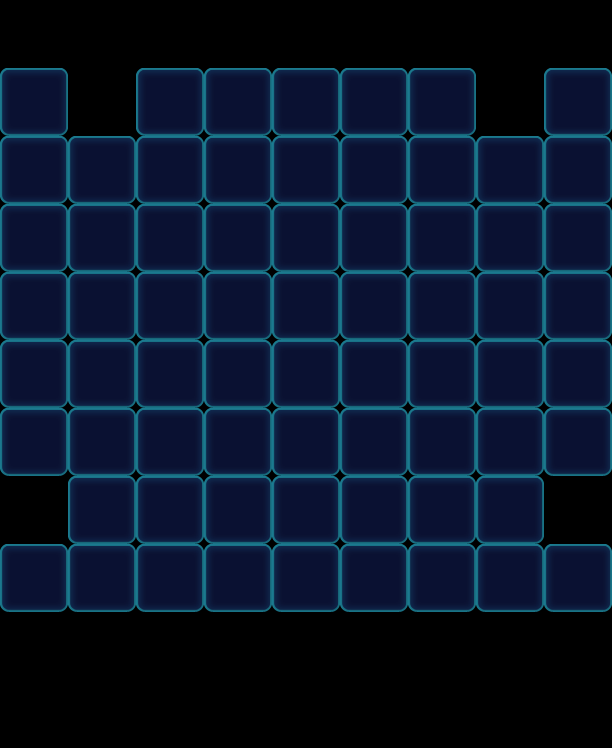

A level layout from a 2D game, rendered from its tile map. Below: a short description, then the map file with tile-grid data replaced by summaries:
An orthogonal 9x11 tile map with 68x68 px tiles, 1 tile layer (Valid), 2 tilesets and 115 objects (37x Floor, 20x Monster, 20x Lock, 11x Factory_Normal, 10x Ice, ...).

<map version="1.0" orientation="orthogonal" width="9" height="11" tilewidth="68" tileheight="68">
 <tileset firstgid="1" name="game_grid1" tilewidth="68" tileheight="68">
  <image source="game_grid1.png" width="68" height="68" />
 </tileset>
 <tileset firstgid="2" name="map" tilewidth="68" tileheight="68">
  <image source="map.png" width="1024" height="1024" />
 </tileset>
 <layer name="Valid" width="9" height="11">
  <data>[99 cells, 68 non-empty, 1 distinct tile ids]</data>
 </layer>
 <objectgroup name="BottomObj" width="9" height="11">
  <object type="Floor" gid="33" x="0" y="136">
   <properties>
    <property name="Layers" value="2" />
   </properties>
  </object>
  <object type="Floor" gid="33" x="136" y="340">
   <properties>
    <property name="Layers" value="2" />
   </properties>
  </object>
  <object type="Floor" gid="33" x="204" y="340">
   <properties>
    <property name="Layers" value="2" />
   </properties>
  </object>
  <object type="Floor" gid="33" x="408" y="340">
   <properties>
    <property name="Layers" value="2" />
   </properties>
  </object>
  <object type="Floor" gid="33" x="544" y="136">
   <properties>
    <property name="Layers" value="2" />
   </properties>
  </object>
  <object type="Floor" gid="33" x="340" y="340">
   <properties>
    <property name="Layers" value="2" />
   </properties>
  </object>
  <object type="Floor" gid="33" x="476" y="408">
   <properties>
    <property name="Layers" value="2" />
   </properties>
  </object>
  <object type="Floor" gid="33" x="68" y="408">
   <properties>
    <property name="Layers" value="2" />
   </properties>
  </object>
  <object type="Floor" gid="33" x="68" y="476">
   <properties>
    <property name="Layers" value="2" />
   </properties>
  </object>
  <object type="Floor" gid="33" x="0" y="612">
   <properties>
    <property name="Layers" value="2" />
   </properties>
  </object>
  <object type="Floor" gid="33" x="136" y="544">
   <properties>
    <property name="Layers" value="2" />
   </properties>
  </object>
  <object type="Floor" gid="33" x="476" y="476">
   <properties>
    <property name="Layers" value="2" />
   </properties>
  </object>
  <object type="Floor" gid="33" x="544" y="612">
   <properties>
    <property name="Layers" value="2" />
   </properties>
  </object>
  <object type="Floor" gid="33" x="408" y="544">
   <properties>
    <property name="Layers" value="2" />
   </properties>
  </object>
  <object type="Floor" gid="33" x="204" y="544">
   <properties>
    <property name="Layers" value="2" />
   </properties>
  </object>
  <object type="Floor" gid="33" x="340" y="544">
   <properties>
    <property name="Layers" value="2" />
   </properties>
  </object>
  <object type="Floor" gid="33" x="136" y="476">
   <properties>
    <property name="Layers" value="2" />
   </properties>
  </object>
  <object type="Floor" gid="33" x="408" y="476">
   <properties>
    <property name="Layers" value="2" />
   </properties>
  </object>
  <object type="Floor" gid="33" x="272" y="544">
   <properties>
    <property name="Layers" value="2" />
   </properties>
  </object>
  <object type="Floor" gid="33" x="272" y="340">
   <properties>
    <property name="Layers" value="2" />
   </properties>
  </object>
  <object type="Floor" gid="33" x="68" y="544">
   <properties>
    <property name="Layers" value="2" />
   </properties>
  </object>
  <object type="Floor" gid="33" x="476" y="544">
   <properties>
    <property name="Layers" value="2" />
   </properties>
  </object>
  <object type="Floor" gid="33" x="68" y="612">
   <properties>
    <property name="Layers" value="2" />
   </properties>
  </object>
  <object type="Floor" gid="33" x="136" y="612">
   <properties>
    <property name="Layers" value="2" />
   </properties>
  </object>
  <object type="Floor" gid="33" x="204" y="612">
   <properties>
    <property name="Layers" value="2" />
   </properties>
  </object>
  <object type="Floor" gid="33" x="272" y="612">
   <properties>
    <property name="Layers" value="2" />
   </properties>
  </object>
  <object type="Floor" gid="33" x="340" y="612">
   <properties>
    <property name="Layers" value="2" />
   </properties>
  </object>
  <object type="Floor" gid="33" x="408" y="612">
   <properties>
    <property name="Layers" value="2" />
   </properties>
  </object>
  <object type="Floor" gid="33" x="476" y="612">
   <properties>
    <property name="Layers" value="2" />
   </properties>
  </object>
  <object type="Floor" gid="33" x="136" y="408">
   <properties>
    <property name="Layers" value="2" />
   </properties>
  </object>
  <object type="Floor" gid="33" x="204" y="408">
   <properties>
    <property name="Layers" value="2" />
   </properties>
  </object>
  <object type="Floor" gid="33" x="204" y="476">
   <properties>
    <property name="Layers" value="2" />
   </properties>
  </object>
  <object type="Floor" gid="33" x="272" y="408">
   <properties>
    <property name="Layers" value="2" />
   </properties>
  </object>
  <object type="Floor" gid="33" x="272" y="476">
   <properties>
    <property name="Layers" value="2" />
   </properties>
  </object>
  <object type="Floor" gid="33" x="340" y="476">
   <properties>
    <property name="Layers" value="2" />
   </properties>
  </object>
  <object type="Floor" gid="33" x="340" y="408">
   <properties>
    <property name="Layers" value="2" />
   </properties>
  </object>
  <object type="Floor" gid="33" x="408" y="408">
   <properties>
    <property name="Layers" value="2" />
   </properties>
  </object>
 </objectgroup>
 <objectgroup name="MiddleObj" width="9" height="11">
  <object type="Monster" gid="3" x="0" y="136">
   <properties>
    <property name="Color" value="Green" />
   </properties>
  </object>
  <object type="Monster" gid="4" x="0" y="612">
   <properties>
    <property name="Color" value="Orange" />
   </properties>
  </object>
  <object type="Monster" gid="4" x="68" y="476">
   <properties>
    <property name="Color" value="Orange" />
   </properties>
  </object>
  <object type="Monster" gid="4" x="408" y="544">
   <properties>
    <property name="Color" value="Orange" />
   </properties>
  </object>
  <object type="Monster" gid="2" x="408" y="340">
   <properties>
    <property name="Color" value="Blue" />
   </properties>
  </object>
  <object type="Monster" gid="2" x="476" y="476">
   <properties>
    <property name="Color" value="Blue" />
   </properties>
  </object>
  <object type="Monster" gid="3" x="272" y="340">
   <properties>
    <property name="Color" value="Green" />
   </properties>
  </object>
  <object type="Monster" gid="3" x="340" y="544">
   <properties>
    <property name="Color" value="Green" />
   </properties>
  </object>
  <object type="Monster" gid="3" x="136" y="544">
   <properties>
    <property name="Color" value="Green" />
   </properties>
  </object>
  <object type="Monster" gid="17" x="68" y="408">
   <properties>
    <property name="Color" value="Purple" />
   </properties>
  </object>
  <object type="Monster" gid="17" x="204" y="340">
   <properties>
    <property name="Color" value="Purple" />
   </properties>
  </object>
  <object type="Monster" gid="17" x="204" y="544">
   <properties>
    <property name="Color" value="Purple" />
   </properties>
  </object>
  <object type="Monster" gid="19" x="136" y="340">
   <properties>
    <property name="Color" value="Yellow" />
   </properties>
  </object>
  <object type="Monster" gid="19" x="340" y="340">
   <properties>
    <property name="Color" value="Yellow" />
   </properties>
  </object>
  </objectgroup>
 <objectgroup color="#000000" name="TopObj" width="9" height="11">
  <!-- 48 objects omitted --></objectgroup>
 <objectgroup color="#00ff00" name="CeilObj" width="9" height="11">
  <!-- 10 objects omitted --></objectgroup>
</map>
<!-- 64 of 115 objects omitted -->
